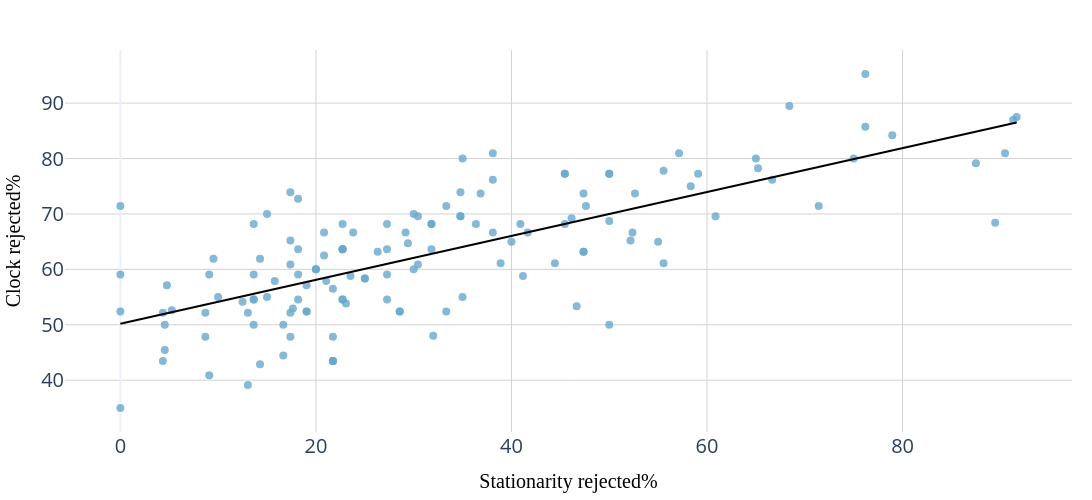

This figure's notebook cell:
### Code cell
rejected_proportion_correlation_plot.show()
write_pdf(rejected_proportion_correlation_plot, FIG_DIR / "Bootstrapping_proportion_rejected_correlation.pdf", width= 600, height= 400)

### Figure 1 — Plotly figure (JSON) as saved in the notebook; plotly's stock layout.template omitted (floating-point values rounded to 4 significant figures; data arrays with more than 128 entries replaced by an {"elided": "..."} marker saying what was removed)
{"data": [{"hovertemplate": "Proportion reject the clock=%{x}<br>Proportion reject the stationarity=%{y}<extra></extra>", "legendgroup": "", "marker": {"color": "#67a8cd", "opacity": 0.8, "size": 8, "symbol": "circle"}, "mode": "markers", "name": "", "orientation": "v", "showlegend": false, "type": "scatter", "x": {"elided": "137 float values"}, "xaxis": "x", "y": {"elided": "137 float values"}, "yaxis": "y"}, {"hovertemplate": "<b>OLS trendline</b><br>y = 0.39586 * x + 50.2029<br>R<sup>2</sup>=0.533513<br><br>Proportion reject the clock=%{x}<br>Proportion reject the stationarity=%{y} <b>(trend)</b><extra></extra>", "legendgroup": "", "line": {"color": "black", "width": 2}, "marker": {"color": "#636efa", "symbol": "circle"}, "mode": "lines", "name": "", "showlegend": false, "type": "scatter", "x": {"elided": "137 float values"}, "xaxis": "x", "y": {"elided": "137 float values"}, "yaxis": "y"}], "layout": {"autosize": true, "height": 500, "legend": {"font": {"size": 20}, "tracegroupgap": 0}, "margin": {"b": 20, "l": 20, "r": 20, "t": 50}, "title": {"font": {"color": "black", "family": "Times New Roman", "size": 25}}, "width": 1200, "xaxis": {"anchor": "y", "domain": [0, 1], "gridcolor": "lightgrey", "tickfont": {"size": 20}, "title": {"font": {"color": "black", "family": "Times New Roman", "size": 20}, "text": "Stationarity rejected%"}}, "yaxis": {"anchor": "x", "domain": [0, 1], "gridcolor": "lightgrey", "tickfont": {"size": 20}, "title": {"font": {"color": "black", "family": "Times New Roman", "size": 20}, "text": "Clock rejected%"}}}}
